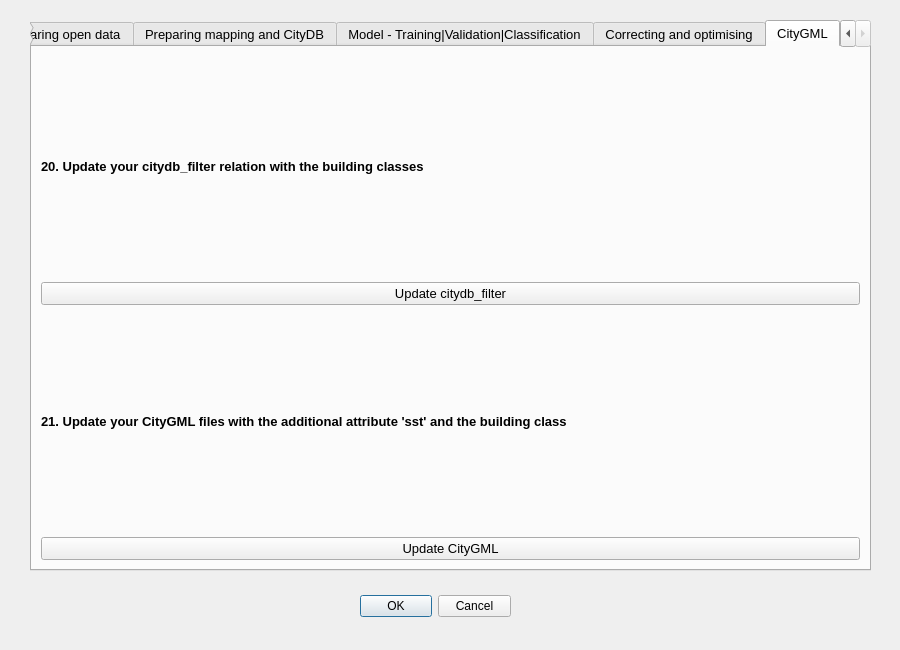
<?xml version="1.0" encoding="UTF-8"?>
<ui version="4.0">
 <class>MPSCDresdenDialogBase</class>
 <widget class="QDialog" name="MPSCDresdenDialogBase">
  <property name="geometry">
   <rect>
    <x>0</x>
    <y>0</y>
    <width>900</width>
    <height>650</height>
   </rect>
  </property>
  <property name="windowTitle">
   <string>BuildingClassificator</string>
  </property>
  <widget class="QDialogButtonBox" name="button_finished">
   <property name="geometry">
    <rect>
     <x>360</x>
     <y>590</y>
     <width>151</width>
     <height>32</height>
    </rect>
   </property>
   <property name="orientation">
    <enum>Qt::Horizontal</enum>
   </property>
   <property name="standardButtons">
    <set>QDialogButtonBox::Cancel|QDialogButtonBox::Ok</set>
   </property>
  </widget>
  <widget class="QTabWidget" name="tabWidget">
   <property name="geometry">
    <rect>
     <x>30</x>
     <y>20</y>
     <width>841</width>
     <height>551</height>
    </rect>
   </property>
   <property name="font">
    <font>
     <pointsize>10</pointsize>
    </font>
   </property>
   <property name="autoFillBackground">
    <bool>false</bool>
   </property>
   <property name="currentIndex">
    <number>4</number>
   </property>
   <widget class="QWidget" name="tabWidgetPage1">
    <attribute name="title">
     <string>Preparing open data</string>
    </attribute>
    <layout class="QVBoxLayout" name="verticalLayout">
     <item>
      <widget class="QLabel" name="label">
       <property name="minimumSize">
        <size>
         <width>120</width>
         <height>20</height>
        </size>
       </property>
       <property name="font">
        <font>
         <pointsize>10</pointsize>
         <weight>75</weight>
         <bold>true</bold>
        </font>
       </property>
       <property name="text">
        <string>1. Load Data</string>
       </property>
      </widget>
     </item>
     <item>
      <widget class="QCheckBox" name="checkBox_Bebauung">
       <property name="minimumSize">
        <size>
         <width>150</width>
         <height>18</height>
        </size>
       </property>
       <property name="text">
        <string>Bebauung.csv</string>
       </property>
      </widget>
     </item>
     <item>
      <widget class="QCheckBox" name="checkBox_Flurstuecke">
       <property name="minimumSize">
        <size>
         <width>150</width>
         <height>18</height>
        </size>
       </property>
       <property name="text">
        <string>Flurstücke.csv</string>
       </property>
      </widget>
     </item>
     <item>
      <widget class="QPushButton" name="pushButton_load_data">
       <property name="minimumSize">
        <size>
         <width>81</width>
         <height>23</height>
        </size>
       </property>
       <property name="text">
        <string>Load</string>
       </property>
      </widget>
     </item>
     <item>
      <widget class="QLabel" name="label_2">
       <property name="minimumSize">
        <size>
         <width>141</width>
         <height>20</height>
        </size>
       </property>
       <property name="font">
        <font>
         <pointsize>10</pointsize>
         <weight>75</weight>
         <bold>true</bold>
        </font>
       </property>
       <property name="text">
        <string>2. Filter data by residential development</string>
       </property>
      </widget>
     </item>
     <item>
      <widget class="QPushButton" name="pushButton_filter_merge">
       <property name="minimumSize">
        <size>
         <width>81</width>
         <height>23</height>
        </size>
       </property>
       <property name="text">
        <string>Filter</string>
       </property>
      </widget>
     </item>
     <item>
      <widget class="QLabel" name="label_6">
       <property name="minimumSize">
        <size>
         <width>211</width>
         <height>20</height>
        </size>
       </property>
       <property name="font">
        <font>
         <pointsize>10</pointsize>
         <weight>75</weight>
         <bold>true</bold>
        </font>
       </property>
       <property name="text">
        <string>3. Find overlapping geometries of the data</string>
       </property>
      </widget>
     </item>
     <item>
      <widget class="QPushButton" name="pushButton_overlapping_geometries">
       <property name="minimumSize">
        <size>
         <width>200</width>
         <height>23</height>
        </size>
       </property>
       <property name="text">
        <string>Overlapping geometries</string>
       </property>
      </widget>
     </item>
     <item>
      <widget class="QLabel" name="label_3">
       <property name="minimumSize">
        <size>
         <width>91</width>
         <height>20</height>
        </size>
       </property>
       <property name="font">
        <font>
         <pointsize>10</pointsize>
         <weight>75</weight>
         <bold>true</bold>
        </font>
       </property>
       <property name="text">
        <string>4. Set Target CRS</string>
       </property>
      </widget>
     </item>
     <item>
      <widget class="QLineEdit" name="lineEdit_EPSG_Code">
       <property name="minimumSize">
        <size>
         <width>400</width>
         <height>23</height>
        </size>
       </property>
       <property name="text">
        <string>Type in the EPSG Code! (e.g. 25833)</string>
       </property>
       <property name="dragEnabled">
        <bool>false</bool>
       </property>
       <property name="clearButtonEnabled">
        <bool>true</bool>
       </property>
      </widget>
     </item>
     <item>
      <widget class="QLabel" name="label_4">
       <property name="font">
        <font>
         <pointsize>10</pointsize>
         <weight>75</weight>
         <bold>true</bold>
        </font>
       </property>
       <property name="text">
        <string>5. Transform the overlapping geometries into the selected CRS</string>
       </property>
      </widget>
     </item>
     <item>
      <widget class="QPushButton" name="pushButton_transform_validate">
       <property name="minimumSize">
        <size>
         <width>200</width>
         <height>23</height>
        </size>
       </property>
       <property name="text">
        <string>Transformation</string>
       </property>
      </widget>
     </item>
     <item>
      <widget class="QLabel" name="label_5">
       <property name="font">
        <font>
         <pointsize>10</pointsize>
         <weight>75</weight>
         <bold>true</bold>
        </font>
       </property>
       <property name="text">
        <string>6. Load layer of the overlapping geometries</string>
       </property>
      </widget>
     </item>
     <item>
      <widget class="QPushButton" name="pushButton_load_built_up_parcel_layer">
       <property name="minimumSize">
        <size>
         <width>200</width>
         <height>23</height>
        </size>
       </property>
       <property name="text">
        <string>Load built_up_parcel layer</string>
       </property>
      </widget>
     </item>
    </layout>
   </widget>
   <widget class="QWidget" name="tabWidgetPage2">
    <attribute name="title">
     <string>Preparing mapping and CityDB</string>
    </attribute>
    <layout class="QVBoxLayout" name="verticalLayout_2">
     <item>
      <widget class="QLabel" name="label_8">
       <property name="font">
        <font>
         <pointsize>10</pointsize>
         <weight>75</weight>
         <bold>true</bold>
        </font>
       </property>
       <property name="text">
        <string>7. Visualisation of the previous mapping for review</string>
       </property>
      </widget>
     </item>
     <item>
      <widget class="QPushButton" name="pushButton_check_mapping">
       <property name="minimumSize">
        <size>
         <width>200</width>
         <height>23</height>
        </size>
       </property>
       <property name="text">
        <string>Check mapping</string>
       </property>
      </widget>
     </item>
     <item>
      <widget class="QLabel" name="label_7">
       <property name="font">
        <font>
         <pointsize>10</pointsize>
         <weight>75</weight>
         <bold>true</bold>
        </font>
       </property>
       <property name="text">
        <string>8. Filtering CityDB with relevant attributes</string>
       </property>
      </widget>
     </item>
     <item>
      <widget class="QPushButton" name="pushButton_filter_citydb">
       <property name="minimumSize">
        <size>
         <width>200</width>
         <height>23</height>
        </size>
       </property>
       <property name="text">
        <string>Filter CityDB</string>
       </property>
      </widget>
     </item>
     <item>
      <widget class="QLabel" name="label_21">
       <property name="font">
        <font>
         <pointsize>10</pointsize>
         <weight>75</weight>
         <bold>true</bold>
        </font>
       </property>
       <property name="text">
        <string>9. Add building age data to CityDB</string>
       </property>
      </widget>
     </item>
     <item>
      <widget class="QPushButton" name="pushButton_extend_citydb">
       <property name="minimumSize">
        <size>
         <width>200</width>
         <height>23</height>
        </size>
       </property>
       <property name="text">
        <string>Extend CityDB</string>
       </property>
      </widget>
     </item>
     <item>
      <widget class="QLabel" name="label_9">
       <property name="font">
        <font>
         <pointsize>10</pointsize>
         <weight>75</weight>
         <bold>true</bold>
        </font>
       </property>
       <property name="text">
        <string>10. Statistics of the attribute values of the buildings in txt-files</string>
       </property>
      </widget>
     </item>
     <item>
      <widget class="QPushButton" name="pushButton_building_values">
       <property name="text">
        <string>Building values</string>
       </property>
      </widget>
     </item>
    </layout>
   </widget>
   <widget class="QWidget" name="tabWidgetPage3">
    <attribute name="title">
     <string>Model - Training|Validation|Classification</string>
    </attribute>
    <layout class="QVBoxLayout" name="verticalLayout_3">
     <item>
      <widget class="QLabel" name="label_10">
       <property name="font">
        <font>
         <pointsize>10</pointsize>
         <weight>75</weight>
         <bold>true</bold>
        </font>
       </property>
       <property name="text">
        <string>11. Training the model for classification</string>
       </property>
      </widget>
     </item>
     <item>
      <widget class="QPushButton" name="pushButton_training">
       <property name="text">
        <string>Training</string>
       </property>
      </widget>
     </item>
     <item>
      <widget class="QLabel" name="label_11">
       <property name="font">
        <font>
         <pointsize>10</pointsize>
         <weight>75</weight>
         <bold>true</bold>
        </font>
       </property>
       <property name="text">
        <string>12. Validation of the model and display in the dashboard</string>
       </property>
      </widget>
     </item>
     <item>
      <widget class="QPushButton" name="pushButton_validation">
       <property name="text">
        <string>Validation</string>
       </property>
      </widget>
     </item>
     <item>
      <widget class="QLabel" name="label_12">
       <property name="font">
        <font>
         <pointsize>10</pointsize>
         <weight>75</weight>
         <bold>true</bold>
        </font>
       </property>
       <property name="text">
        <string>13. Classification of new buildings based on the trained model</string>
       </property>
      </widget>
     </item>
     <item>
      <widget class="QPushButton" name="pushButton_classification">
       <property name="text">
        <string>Classification</string>
       </property>
      </widget>
     </item>
    </layout>
   </widget>
   <widget class="QWidget" name="tab">
    <attribute name="title">
     <string>Correcting and optimising</string>
    </attribute>
    <layout class="QVBoxLayout" name="verticalLayout_4">
     <item>
      <widget class="QLabel" name="label_13">
       <property name="font">
        <font>
         <pointsize>10</pointsize>
         <weight>75</weight>
         <bold>true</bold>
        </font>
       </property>
       <property name="text">
        <string>14. Select a building you want to correct</string>
       </property>
      </widget>
     </item>
     <item>
      <widget class="QPushButton" name="pushButton_select">
       <property name="text">
        <string>Select</string>
       </property>
      </widget>
     </item>
     <item>
      <widget class="QLabel" name="label_14">
       <property name="font">
        <font>
         <pointsize>10</pointsize>
         <weight>75</weight>
         <bold>true</bold>
        </font>
       </property>
       <property name="text">
        <string>15. Type in the correct value for the classification</string>
       </property>
      </widget>
     </item>
     <item>
      <widget class="QLineEdit" name="lineEdit"/>
     </item>
     <item>
      <widget class="QLabel" name="label_15">
       <property name="font">
        <font>
         <pointsize>10</pointsize>
         <weight>75</weight>
         <bold>true</bold>
        </font>
       </property>
       <property name="text">
        <string>16. Correct the value for 'sst'</string>
       </property>
      </widget>
     </item>
     <item>
      <widget class="QPushButton" name="pushButton_correct">
       <property name="text">
        <string>Correct</string>
       </property>
      </widget>
     </item>
     <item>
      <widget class="QLabel" name="label_16">
       <property name="font">
        <font>
         <pointsize>10</pointsize>
         <weight>75</weight>
         <bold>true</bold>
        </font>
       </property>
       <property name="text">
        <string>17. Retrain the model</string>
       </property>
      </widget>
     </item>
     <item>
      <widget class="QPushButton" name="pushButton_retrain">
       <property name="text">
        <string>Retrain</string>
       </property>
      </widget>
     </item>
     <item>
      <widget class="QLabel" name="label_17">
       <property name="font">
        <font>
         <pointsize>10</pointsize>
         <weight>75</weight>
         <bold>true</bold>
        </font>
       </property>
       <property name="text">
        <string>18. Revalidate the model</string>
       </property>
      </widget>
     </item>
     <item>
      <widget class="QPushButton" name="pushButton_revalidate">
       <property name="text">
        <string>Revalidate</string>
       </property>
      </widget>
     </item>
     <item>
      <widget class="QLabel" name="label_18">
       <property name="font">
        <font>
         <pointsize>10</pointsize>
         <weight>75</weight>
         <bold>true</bold>
        </font>
       </property>
       <property name="text">
        <string>19. Reclassify the buildings</string>
       </property>
      </widget>
     </item>
     <item>
      <widget class="QPushButton" name="pushButton_reclassify">
       <property name="text">
        <string>Reclassify</string>
       </property>
      </widget>
     </item>
    </layout>
   </widget>
   <widget class="QWidget" name="tab_2">
    <attribute name="title">
     <string>CityGML</string>
    </attribute>
    <layout class="QVBoxLayout" name="verticalLayout_5">
     <item>
      <widget class="QLabel" name="label_20">
       <property name="font">
        <font>
         <pointsize>10</pointsize>
         <weight>75</weight>
         <bold>true</bold>
        </font>
       </property>
       <property name="text">
        <string>20. Update your citydb_filter relation with the building classes</string>
       </property>
      </widget>
     </item>
     <item>
      <widget class="QPushButton" name="pushButton_updatecitydb_filter">
       <property name="text">
        <string>Update citydb_filter</string>
       </property>
      </widget>
     </item>
     <item>
      <widget class="QLabel" name="label_19">
       <property name="font">
        <font>
         <pointsize>10</pointsize>
         <weight>75</weight>
         <bold>true</bold>
        </font>
       </property>
       <property name="text">
        <string>21. Update your CityGML files with the additional attribute 'sst' and the building class</string>
       </property>
      </widget>
     </item>
     <item>
      <widget class="QPushButton" name="pushButton_updatecitygml">
       <property name="text">
        <string>Update CityGML</string>
       </property>
      </widget>
     </item>
    </layout>
   </widget>
  </widget>
 </widget>
 <resources/>
 <connections>
  <connection>
   <sender>button_finished</sender>
   <signal>accepted()</signal>
   <receiver>MPSCDresdenDialogBase</receiver>
   <slot>accept()</slot>
   <hints>
    <hint type="sourcelabel">
     <x>20</x>
     <y>20</y>
    </hint>
    <hint type="destinationlabel">
     <x>20</x>
     <y>20</y>
    </hint>
   </hints>
  </connection>
  <connection>
   <sender>button_finished</sender>
   <signal>rejected()</signal>
   <receiver>MPSCDresdenDialogBase</receiver>
   <slot>reject()</slot>
   <hints>
    <hint type="sourcelabel">
     <x>20</x>
     <y>20</y>
    </hint>
    <hint type="destinationlabel">
     <x>20</x>
     <y>20</y>
    </hint>
   </hints>
  </connection>
 </connections>
</ui>
